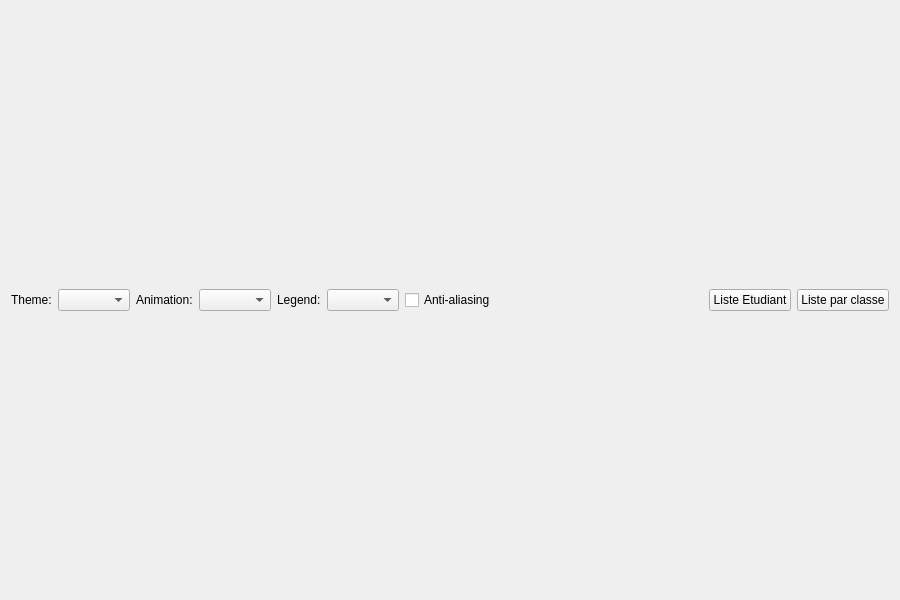
<?xml version="1.0" encoding="UTF-8"?>
<ui version="4.0">
 <class>ThemeWidgetForm</class>
 <widget class="QWidget" name="ThemeWidgetForm">
  <property name="geometry">
   <rect>
    <x>0</x>
    <y>0</y>
    <width>900</width>
    <height>600</height>
   </rect>
  </property>
  <layout class="QGridLayout" name="gridLayout">
   <item row="0" column="0" colspan="3">
    <layout class="QHBoxLayout" name="horizontalLayout">
     <item>
      <widget class="QLabel" name="themeLabel">
       <property name="text">
        <string>Theme:</string>
       </property>
      </widget>
     </item>
     <item>
      <widget class="QComboBox" name="themeComboBox"/>
     </item>
     <item>
      <widget class="QLabel" name="animatedLabel">
       <property name="text">
        <string>Animation:</string>
       </property>
      </widget>
     </item>
     <item>
      <widget class="QComboBox" name="animatedComboBox"/>
     </item>
     <item>
      <widget class="QLabel" name="legendLabel">
       <property name="text">
        <string>Legend:</string>
       </property>
      </widget>
     </item>
     <item>
      <widget class="QComboBox" name="legendComboBox"/>
     </item>
     <item>
      <widget class="QCheckBox" name="antialiasCheckBox">
       <property name="text">
        <string>Anti-aliasing</string>
       </property>
       <property name="checked">
        <bool>false</bool>
       </property>
      </widget>
     </item>
     <item>
      <spacer name="horizontalSpacer">
       <property name="orientation">
        <enum>Qt::Horizontal</enum>
       </property>
       <property name="sizeHint" stdset="0">
        <size>
         <width>40</width>
         <height>20</height>
        </size>
       </property>
      </spacer>
     </item>
     <item>
      <widget class="QPushButton" name="pushButtonListEtudiant">
       <property name="text">
        <string>Liste Etudiant</string>
       </property>
      </widget>
     </item>
     <item>
      <widget class="QPushButton" name="pushButtonListClasse">
       <property name="text">
        <string>Liste par classe</string>
       </property>
      </widget>
     </item>
    </layout>
   </item>
  </layout>
 </widget>
 <resources/>
 <connections>
  <connection>
   <sender>themeComboBox</sender>
   <signal>currentIndexChanged(int)</signal>
   <receiver>ThemeWidgetForm</receiver>
   <slot>updateUI()</slot>
   <hints>
    <hint type="sourcelabel">
     <x>20</x>
     <y>20</y>
    </hint>
    <hint type="destinationlabel">
     <x>20</x>
     <y>20</y>
    </hint>
   </hints>
  </connection>
  <connection>
   <sender>antialiasCheckBox</sender>
   <signal>toggled(bool)</signal>
   <receiver>ThemeWidgetForm</receiver>
   <slot>updateUI()</slot>
   <hints>
    <hint type="sourcelabel">
     <x>20</x>
     <y>20</y>
    </hint>
    <hint type="destinationlabel">
     <x>20</x>
     <y>20</y>
    </hint>
   </hints>
  </connection>
  <connection>
   <sender>legendComboBox</sender>
   <signal>currentIndexChanged(int)</signal>
   <receiver>ThemeWidgetForm</receiver>
   <slot>updateUI()</slot>
   <hints>
    <hint type="sourcelabel">
     <x>20</x>
     <y>20</y>
    </hint>
    <hint type="destinationlabel">
     <x>20</x>
     <y>20</y>
    </hint>
   </hints>
  </connection>
  <connection>
   <sender>animatedComboBox</sender>
   <signal>currentIndexChanged(int)</signal>
   <receiver>ThemeWidgetForm</receiver>
   <slot>updateUI()</slot>
   <hints>
    <hint type="sourcelabel">
     <x>20</x>
     <y>20</y>
    </hint>
    <hint type="destinationlabel">
     <x>20</x>
     <y>20</y>
    </hint>
   </hints>
  </connection>
 </connections>
 <slots>
  <slot>updateUI()</slot>
 </slots>
</ui>
